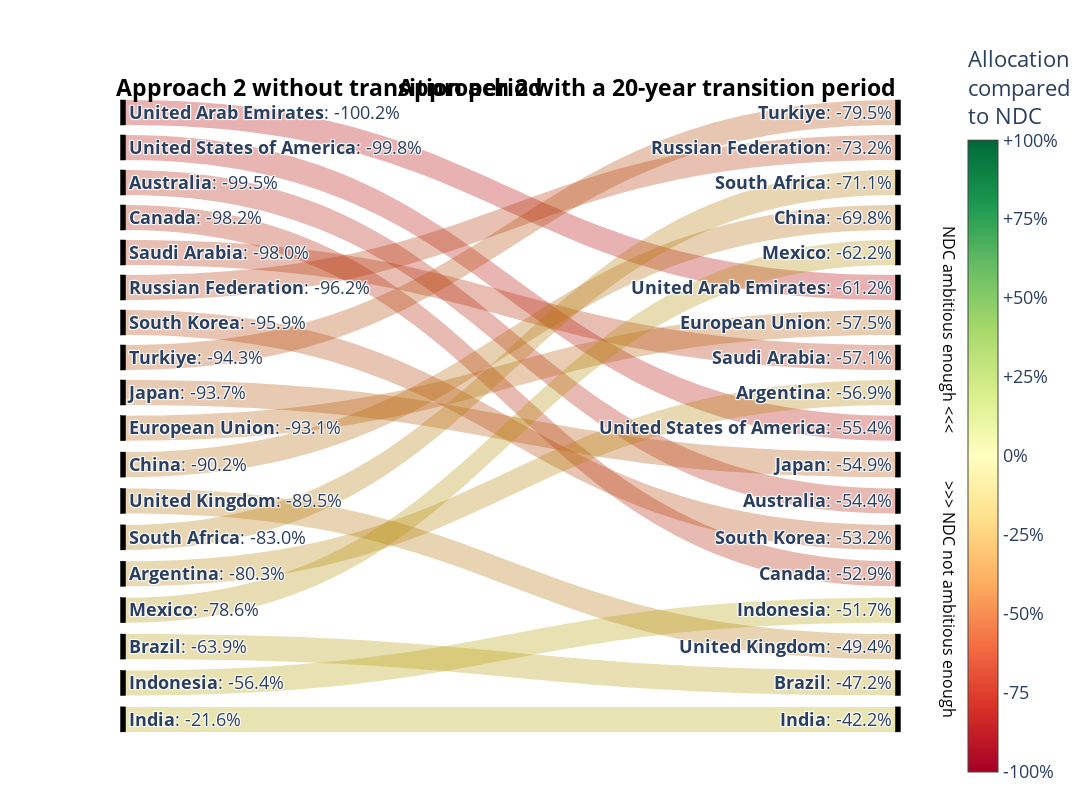

This figure's notebook cell:
### Markdown cell above
## Plot

### Code cell
c_i = 0
fig = make_subplots(rows=1, cols=1, 
                                                    specs=[[{'type': 'sankey','colspan': 1}]],
                                                    horizontal_spacing = 0, vertical_spacing=0.02)

colorbar_abs = dict(len=1, x=1, tickvals = [0, 1, 2, 3], ticktext = ['1', '10', '100', '1000'])
ts = ['Below 1.5 degrees', 'Well below 2 degrees', 'Below 3 degrees', 'Below 4 degrees']

fig.add_trace(go.Sankey(
    arrangement='snap',
    node = dict(
      pad = 10,
      x = [0.05]*(amount)+[0.95]*(amount),
      y = list(np.linspace(0.001, 0.999, (amount)))+list(np.linspace(0.001, 0.999, (amount))),
    #   x = [0.001, 0.001, 0.001, 0.001, 0.999, 0.999, 0.999, 0.999],
    #   y = [0.001, 75/285, 160/285, 190/285, 0.001, 75/285, 130/285, 215/285], 
      thickness = 5,
      line = dict(color = "black", width = 0.5),
      label = (['<b>'+all_regions_names[all_regions_iso == r][0]+"</b>: "+str(np.round(float(np.array(ndc_deviations_onlyfew[0][0])[regs_onlyfew == r])*100, 1))+"%" for r in regs_onlyfew[np.argsort(ndc_deviations_onlyfew[0])[0][:amount]]]+#+['Below top-'+str(amount)] +
              ['<b>'+all_regions_names[all_regions_iso == r][0]+"</b>: "+str(np.round(float(np.array(ndc_deviations_onlyfew[0][1])[regs_onlyfew == r])*100, 1))+"%" for r in regs_onlyfew[np.argsort(ndc_deviations_onlyfew[0])[1][:amount]]]),#+['Below top-'+str(amount)]),
      color = 'black'
    ),
    link = dict(
      source = sources_numeric, # indices correspond to labels, eg A1, A2, A1, B1, ...
      target = targets_numeric,#np.random.choice(np.arange(amount+1), size=amount+1, replace=False)+amount+1,
      value = [1]*len(targets_numeric),
      color = ['rgba(180,'+str(0+i/1.5)+','+str(0)+', 0.3)' for i in np.linspace(0, 255, len(sources_numeric))]
  )), 1, 1)


fig.update_layout(
    font_size=15,
)
#fig.update_traces(showscale=False)
fig.add_annotation(xref='paper', yref='paper',ax=0, align='center', ay=-0, showarrow=False,
                    y=0.8,
                    x=1.025, 
                    textangle=90,
                    text="NDC ambitious enough <<<",
                    font=dict(color='black', size=16),
                )
fig.add_annotation(xref='paper', yref='paper',ax=0, align='center', ay=-0, showarrow=False,
                    y=0.,
                    x=1.025, 
                    textangle=90,
                    text=">>> NDC not ambitious enough",
                    font=dict(color='black', size=16),
                )

fig.add_annotation(xref='paper', yref='paper',ax=0, align='left', ay=-0, showarrow=False,
                    y=1.05,
                    x=0.04,
                    text="<b>Approach 2 without transition period</b>",
                    font=dict(color='black', size=23),
                )
fig.add_annotation(xref='paper', yref='paper',ax=0, align='left', ay=-0, showarrow=False,
                    y=1.05,
                    x=0.95,
                    text="<b>Approach 2 with a 20-year transition period</b>",
                    font=dict(color='black', size=23),
                )

# Adding a hidden scatter plot for color bar
fig.add_trace(go.Scatter(
    x=[None], y=[None],
    mode='markers',
    marker=dict(
        colorscale='RdYlGn',
        colorbar=dict(len=1.2, y=0.5,  title="Allocation<br>compared<br>to NDC", tickvals = [-1, -0.75, -0.5, -0.25, 0, 0.25, 0.5, 0.75, 1], ticktext = ["-100%", "-75", "-50%", "-25%", "0%", "+25%", "+50%", "+75%", "+100%"]),
        cmin=-1,
        cmax=1,
        showscale=True,  # Display color bar
    )
))

fig.update_layout(
    paper_bgcolor="white",  # Set the outer background to white
    plot_bgcolor="white",    # Set the inner plot background to white
    font_size=18,
    xaxis=dict(
        showticklabels=False, # Hide x-axis tick labels
        showgrid=False,       # Hide x-axis grid
        zeroline=False        # Hide x-axis zero line
    ),
    yaxis=dict(
        showticklabels=False, # Hide y-axis tick labels
        showgrid=False,       # Hide y-axis grid
        zeroline=False        # Hide y-axis zero line
    )
)
fig.update_layout(height=800, width=1750)

### Figure 1 — Plotly figure (JSON) as saved in the notebook; plotly's stock layout.template omitted (floating-point values rounded to 4 significant figures)
{"data": [{"arrangement": "snap", "domain": {"x": [0, 1], "y": [0, 1]}, "link": {"color": ["rgba(180,0.0,0, 0.3)", "rgba(180,10.0,0, 0.3)", "rgba(180,20.0,0, 0.3)", "rgba(180,30.0,0, 0.3)", "rgba(180,40.0,0, 0.3)", "rgba(180,50.0,0, 0.3)", "rgba(180,60.0,0, 0.3)", "rgba(180,70.0,0, 0.3)", "rgba(180,80.0,0, 0.3)", "rgba(180,90.0,0, 0.3)", "rgba(180,100.0,0, 0.3)", "rgba(180,110.0,0, 0.3)", "rgba(180,120.0,0, 0.3)", "rgba(180,130.0,0, 0.3)", "rgba(180,140.0,0, 0.3)", "rgba(180,150.0,0, 0.3)", "rgba(180,160.0,0, 0.3)", "rgba(180,170.0,0, 0.3)"], "source": [0, 1, 2, 3, 4, 5, 6, 7, 8, 9, 10, 11, 12, 13, 14, 15, 16, 17], "target": [23, 27, 29, 31, 25, 19, 30, 18, 28, 24, 21, 33, 20, 26, 22, 34, 32, 35], "value": [1, 1, 1, 1, 1, 1, 1, 1, 1, 1, 1, 1, 1, 1, 1, 1, 1, 1]}, "node": {"color": "black", "label": ["<b>United Arab Emirates</b>: -100.2%", "<b>United States of America</b>: -99.8%", "<b>Australia</b>: -99.5%", "<b>Canada</b>: -98.2%", "<b>Saudi Arabia</b>: -98.0%", "<b>Russian Federation</b>: -96.2%", "<b>South Korea</b>: -95.9%", "<b>Turkiye</b>: -94.3%", "<b>Japan</b>: -93.7%", "<b>European Union</b>: -93.1%", "<b>China</b>: -90.2%", "<b>United Kingdom</b>: -89.5%", "<b>South Africa</b>: -83.0%", "<b>Argentina</b>: -80.3%", "<b>Mexico</b>: -78.6%", "<b>Brazil</b>: -63.9%", "<b>Indonesia</b>: -56.4%", "<b>India</b>: -21.6%", "<b>Turkiye</b>: -79.5%", "<b>Russian Federation</b>: -73.2%", "<b>South Africa</b>: -71.1%", "<b>China</b>: -69.8%", "<b>Mexico</b>: -62.2%", "<b>United Arab Emirates</b>: -61.2%", "<b>European Union</b>: -57.5%", "<b>Saudi Arabia</b>: -57.1%", "<b>Argentina</b>: -56.9%", "<b>United States of America</b>: -55.4%", "<b>Japan</b>: -54.9%", "<b>Australia</b>: -54.4%", "<b>South Korea</b>: -53.2%", "<b>Canada</b>: -52.9%", "<b>Indonesia</b>: -51.7%", "<b>United Kingdom</b>: -49.4%", "<b>Brazil</b>: -47.2%", "<b>India</b>: -42.2%"], "line": {"color": "black", "width": 0.5}, "pad": 10, "thickness": 5, "x": [0.05, 0.05, 0.05, 0.05, 0.05, 0.05, 0.05, 0.05, 0.05, 0.05, 0.05, 0.05, 0.05, 0.05, 0.05, 0.05, 0.05, 0.05, 0.95, 0.95, 0.95, 0.95, 0.95, 0.95, 0.95, 0.95, 0.95, 0.95, 0.95, 0.95, 0.95, 0.95, 0.95, 0.95, 0.95, 0.95], "y": [0.001, 0.05971, 0.1184, 0.1771, 0.2358, 0.2945, 0.3532, 0.4119, 0.4706, 0.5294, 0.5881, 0.6468, 0.7055, 0.7642, 0.8229, 0.8816, 0.9403, 0.999, 0.001, 0.05971, 0.1184, 0.1771, 0.2358, 0.2945, 0.3532, 0.4119, 0.4706, 0.5294, 0.5881, 0.6468, 0.7055, 0.7642, 0.8229, 0.8816, 0.9403, 0.999]}, "type": "sankey"}, {"marker": {"cmax": 1, "cmin": -1, "colorbar": {"len": 1.2, "ticktext": ["-100%", "-75", "-50%", "-25%", "0%", "+25%", "+50%", "+75%", "+100%"], "tickvals": [-1, -0.75, -0.5, -0.25, 0, 0.25, 0.5, 0.75, 1], "title": {"text": "Allocation<br>compared<br>to NDC"}, "y": 0.5}, "colorscale": [[0, "rgb(165,0,38)"], [0.1, "rgb(215,48,39)"], [0.2, "rgb(244,109,67)"], [0.3, "rgb(253,174,97)"], [0.4, "rgb(254,224,139)"], [0.5, "rgb(255,255,191)"], [0.6, "rgb(217,239,139)"], [0.7, "rgb(166,217,106)"], [0.8, "rgb(102,189,99)"], [0.9, "rgb(26,152,80)"], [1, "rgb(0,104,55)"]], "showscale": true}, "mode": "markers", "type": "scatter", "x": [null], "y": [null]}], "layout": {"annotations": [{"align": "center", "ax": 0, "ay": 0, "font": {"color": "black", "size": 16}, "showarrow": false, "text": "NDC ambitious enough <<<", "textangle": 90, "x": 1.025, "xref": "paper", "y": 0.8, "yref": "paper"}, {"align": "center", "ax": 0, "ay": 0, "font": {"color": "black", "size": 16}, "showarrow": false, "text": ">>> NDC not ambitious enough", "textangle": 90, "x": 1.025, "xref": "paper", "y": 0, "yref": "paper"}, {"align": "left", "ax": 0, "ay": 0, "font": {"color": "black", "size": 23}, "showarrow": false, "text": "<b>Approach 2 without transition period</b>", "x": 0.04, "xref": "paper", "y": 1.05, "yref": "paper"}, {"align": "left", "ax": 0, "ay": 0, "font": {"color": "black", "size": 23}, "showarrow": false, "text": "<b>Approach 2 with a 20-year transition period</b>", "x": 0.95, "xref": "paper", "y": 1.05, "yref": "paper"}], "font": {"size": 18}, "height": 800, "paper_bgcolor": "white", "plot_bgcolor": "white", "width": 1750, "xaxis": {"showgrid": false, "showticklabels": false, "zeroline": false}, "yaxis": {"showgrid": false, "showticklabels": false, "zeroline": false}}}
